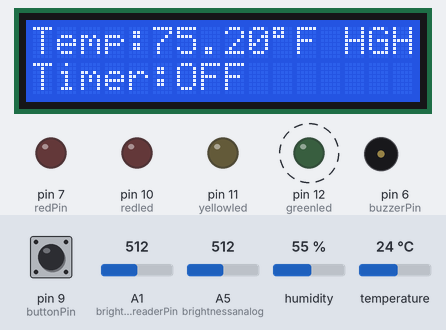
Simulated run of this sketch. Board: Arduino Uno, built with avr-gcc and run on an emulated ATmega328P. On the bench: 16×2 character LCD, output pins drawn as LEDs (lit = HIGH), buzzer (waves = sounding, pin HIGH). Dashed ring = blinking. The test bench sets the inputs (shaded band); at power-on: pin 9 (buttonPin) HIGH, A1 (brightnessreaderPin) = 512, A5 (brightnessanalog) = 512, humidity 55 %, temperature 24 °C. What the sketch prints to the serial monitor is not drawn.

Above: at 3.4 s.
3.5 s: pin 9 (buttonPin) pulled LOW for 1.55 s
At 4.8 s:
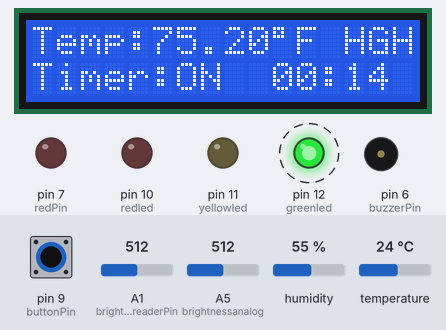
7.1 s: A1 (brightnessreaderPin) set to 290
At 10.8 s:
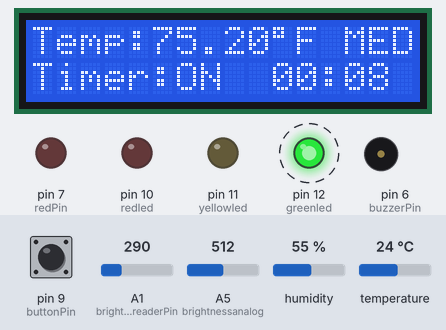
10.9 s: pin 9 (buttonPin) pulled LOW for 1.55 s
At 13.4 s:
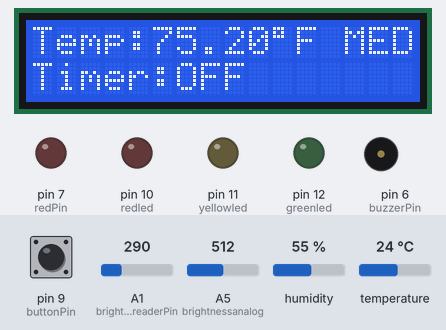
15.1 s: A1 (brightnessreaderPin) set to 108
17.3 s: A1 (brightnessreaderPin) set to 94
At 17.7 s:
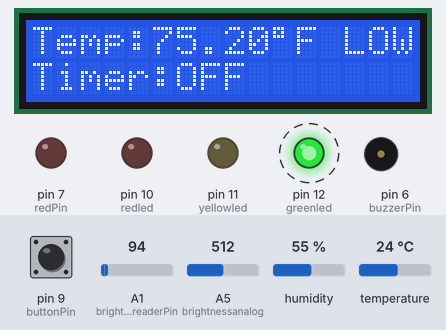
20.1 s: pin 9 (buttonPin) pulled LOW for 3.2 s
At 22.6 s:
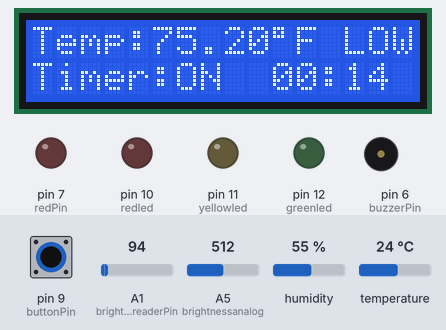
Timing chart, 0 to 38.8 s (numbered marks = the images above; inputs shaded):
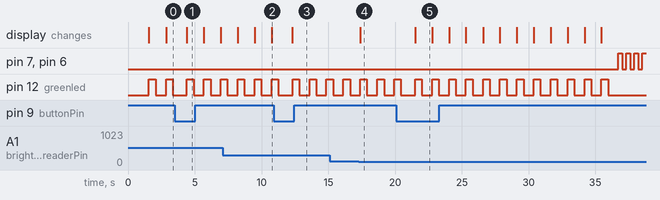

Measured:
- the behaviour switches between 100 and 99 on A1 (brightnessreaderPin) (found by bisection; images 3 and 4)
- after the input at 3.5 s, the display: changes after 0.91 s (image 1)
- after the input at 7.1 s, the display: first changes after 1.1 s (image 2 shows a later state)
- after the input at 10.9 s, the display: changes after 1.4 s (image 3)
- after the input at 17.3 s, the display: changes after 0.10 s (image 4)
- after the input at 20.1 s, pin 7 (redPin), pin 6 (buzzerPin): alternates HIGH for 0.30 s and LOW for 0.30 s, starting after 16.6 s; the display: changes after 1.4 s (image 5)
- by itself, pin 12 (greenled): repeats every 1.3 s: HIGH 0.50 s, LOW 0.76 s, until it stays LOW from 36.0 s

The sketch:

claritydesk.ino.ino
```cpp
int brightnessanalog =A5;
int brightnessval;
int brakeTime = 500; // For reference: 1000 = 1 second
int redled = 10;
int yellowled = 11;
int greenled = 12;

// Button Timer Variables
const int buttonPin=9;
int beforebuttonval=HIGH;
int buttonval=HIGH;
int redPin=7;
int buzzerPin=6;
int redBlink=300;
bool timeChecker=false;
unsigned long timestart=0;
unsigned long timelength=15000; //ATM its 15 secods for the sake of testing - Will change
int buttondelay=250;

//Temp Checker Variables
#include "DHT.h"
#define DHTPIN 2
#define DHTTYPE DHT11
DHT dht(DHTPIN,DHTTYPE);
unsigned long tempreadlast=0;
unsigned long tempinterval = 5000;

//LCD DISPLAY
#include <LiquidCrystal.h>
LiquidCrystal lcd(8, 5, 4, 3, A0, A2);
int newbutton;
int brightnessreaderPin = A1;


void setup() {
  // put your setup code here, to run once:
Serial.begin(9600);
// LDR
pinMode(brightnessanalog,INPUT);
pinMode(redled,OUTPUT);
pinMode(yellowled,OUTPUT);
pinMode(greenled,OUTPUT);
//Button
pinMode(buttonPin,INPUT_PULLUP);
pinMode(redPin,OUTPUT);
pinMode(buzzerPin,OUTPUT);
//Temp
dht.begin();

//LCD DISPLAY
lcd.begin(16, 2);
lcd.print("Starting System...");
delay(1500);
lcd.clear();


}


void loop() {
//LDR
brightnessval = analogRead(brightnessanalog); // This allows the variable brightnessval to hold the value of the brightness measured by the A1 analog
Serial.println(brightnessval);
if(brightnessval >= 300){
  digitalWrite(greenled, HIGH);
  delay(brakeTime);
  digitalWrite(greenled, LOW);
  delay(brakeTime);
}
if(brightnessval< 300 && brightnessval>100){
  digitalWrite(yellowled, HIGH);
  delay(brakeTime);
  digitalWrite(yellowled, LOW);
  delay(brakeTime);
}
if(brightnessval<=100){
  digitalWrite(redled, HIGH);
  delay(brakeTime);
  digitalWrite(redled, LOW);
  delay(brakeTime);
}


// Button Timer
buttonval = digitalRead(buttonPin);
delay(buttondelay);  // small delay to debounce and slow down Serial Monitor
Serial.println(buttonval);

if (buttonval == LOW && beforebuttonval == HIGH) {
  if (timeChecker == false) {
    timeChecker = true;
    timestart = millis();
    Serial.println("The Timer Has Started!");
    delay(300); // helps with bounce and accidental double triggers
  } else {
    timeChecker = false;
    timestart = 0;
    Serial.println("The Timer Has Stopped");
    delay(300); // also debounce stop press
  }
}

if (timeChecker && (millis() - timestart >= timelength)) {
  for (int j = 0; j < 5; j++) {
    digitalWrite(redPin, HIGH);
    digitalWrite(buzzerPin, HIGH);
    delay(redBlink);
    digitalWrite(redPin, LOW);
    digitalWrite(buzzerPin, LOW);
    delay(redBlink);
  }
  Serial.println("Time is UP!");
  timeChecker = false;
  timestart = 0;
}

beforebuttonval = buttonval;
//Temp
float temp = dht.readTemperature(true);
float humidity= dht.readHumidity();
if(isnan(temp) || isnan(humidity)){
  Serial.println("ERROR!! Unable to read sesor");
} else{
  Serial.print("Temperature: ");
  Serial.print(temp);
  Serial.print(" F | Humidity: ");
  Serial.print(humidity);
  Serial.println(" %");
}
tempreadlast = millis();

//LCD DISPLAY
newbutton = analogRead(brightnessreaderPin);
// Convert timer to minutes to seconds
unsigned long timeLeft = (timeChecker) ? (timelength - (millis() - timestart)) / 1000 : 0;
int minutes = timeLeft / 60;
int seconds = timeLeft % 60;

// Refreshs the LCD every loop
lcd.setCursor(0, 0);
lcd.print("Temp:");
lcd.print(temp);
lcd.print((char)223); // Degree symbol
lcd.print("F ");

if (newbutton > 300) {
  lcd.print("HGH");
} else if (newbutton >= 100 && newbutton < 300) {
  lcd.print("MED");
} else {
  lcd.print("LOW");
}


lcd.print("Lvl:");
lcd.print(newbutton);

lcd.setCursor(0, 1);
lcd.print("Timer:");
lcd.print(timeChecker ? "ON " : "OFF");
lcd.print(" ");

if (timeChecker) {
  if (minutes < 10) lcd.print("0");
  lcd.print(minutes);
  lcd.print(":");
  if (seconds < 10) lcd.print("0");
  lcd.print(seconds);
} else {
  lcd.print("       "); // clears the time thats leftover
}
}
```
